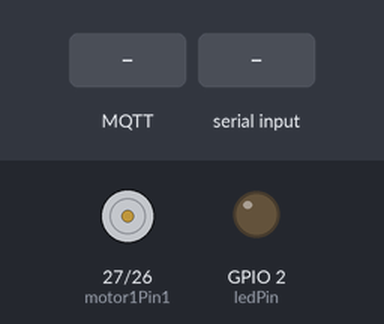
Bench run of a sketch on a simulated ESP32. Parts: motor-driver pin pairs drawn as motors (green arrow = first pin HIGH = forward, orange = second pin HIGH = backward, longer = more drive, scaled by the enable pin), output pins drawn as LEDs (lit = HIGH). The inputs (shaded band) are chosen by the test bench. WiFi joins after 1.5 s; servers stay silent unless stated; no MQTT or app messages arrive unless stated; what the sketch prints to the serial monitor is not drawn.

Above: at 2.7 s.
2.8 s: MQTT message "1" arrives on the first subscribed topic
At 4.0 s:
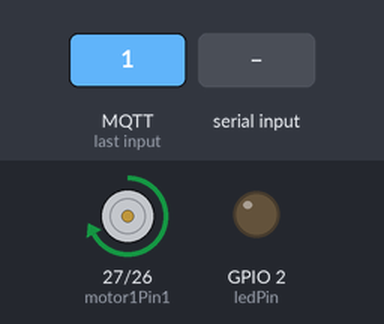
4.3 s: "1" received over Serial
At 5.4 s:
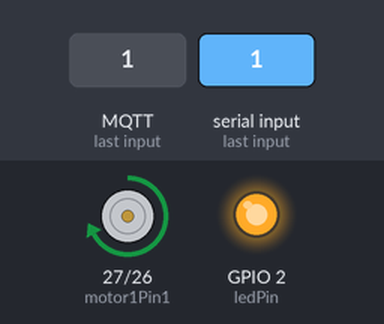
5.8 s: MQTT message "0" arrives on the first subscribed topic
At 6.5 s:
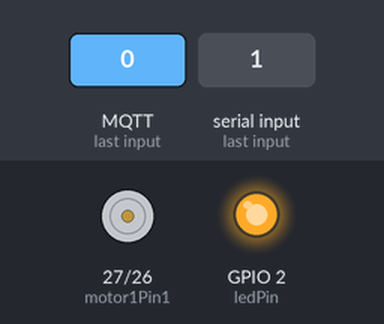
7.3 s: "0" received over Serial
At 7.6 s:
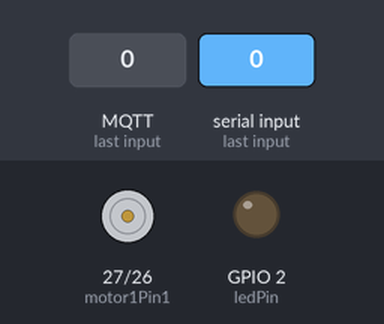
Timing chart, 0 to 9.8 s (numbered marks = the images above; inputs shaded):
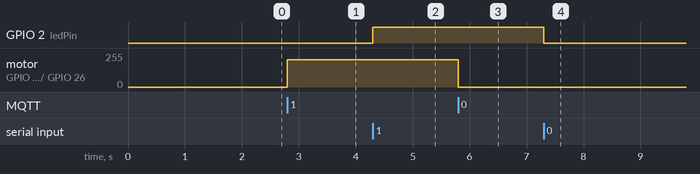

Measured:
- after the input at 2.8 s, motor on GPIO 27 (motor1Pin1) / GPIO 26 (motor1Pin2): stopped → forward 204/255 at once
- after the input at 4.3 s, GPIO 2 (ledPin): LOW → HIGH at once
- after the input at 5.8 s, motor on GPIO 27 (motor1Pin1) / GPIO 26 (motor1Pin2): forward 204/255 → stopped at once
- after the input at 7.3 s, GPIO 2 (ledPin): HIGH → LOW at once

The sketch:

IoT-iMCLab.ino
```cpp
#include <WiFi.h>
#include <PubSubClient.h>
#include <Arduino.h>

int ledPin = 2;
char myData = 0;

int motor1Pin1 = 27;
int motor1Pin2 = 26;
int enable1Pin = 12;

// Setting PWM properties
const int freq = 30000;
const int pwmChannel = 0;
const int resolution = 8;
int dutyCycle = 200;

const byte pin_rpm = 13;
int volatile rev = 0;
//int rpm = 0;

const char* ssid = "HOTSPOT@UPNJATIM.AC.ID"; // Enter your WiFi name
const char* password =  "belanegara"; // Enter WiFi password

#define mqttServer "broker.emqx.io"
#define mqttPort 1883

WiFiServer server(80);
WiFiClient espClient;
PubSubClient client(espClient);

String Topic;
String Payload;

// constants
const int baud = 115200;       // serial baud rate


void setup()
{
  pinMode(ledPin, OUTPUT);
  Serial.begin(115200);
  // sets the pins
  pinMode(motor1Pin1, OUTPUT);
  pinMode(motor1Pin2, OUTPUT);
  pinMode(enable1Pin, OUTPUT);
  pinMode(pin_rpm, INPUT_PULLUP);
  //  pinMode(pin_rpm, INPUT);
  //attachInterrupt(digitalPinToInterrupt(pin_rpm), isr, RISING);

  // configure LED PWM functionalitites
  ledcSetup(pwmChannel, freq, resolution);

  // attach the channel to the GPIO to be controlled
  ledcAttachPin(enable1Pin, pwmChannel);

  // testing
  Serial.print("Testing DC Motor...");

  // Connect to WiFi network
  Serial.println();
  Serial.println();
  Serial.print("Connecting to ");
  Serial.println(ssid);
  WiFi.begin(ssid, password);

  while (WiFi.status() != WL_CONNECTED) {
    delay(500);
    Serial.print(".");
  }
  Serial.println("");
  Serial.println("WiFi connected");

  // Connect to Server IoT (CloudMQTT)
  client.setServer(mqttServer, mqttPort);
  client.setCallback(receivedCallback);

  while (!client.connected()) {
    Serial.println("Connecting to CLoud IoT ...");

//    if (client.connect("ESP32Client", mqttUser, mqttPassword )) {
     if (client.connect("iMCLab On/Off")) {

      Serial.println("connected");
      Serial.print("Message received: ");

    } else {
      Serial.print("failed with state ");
      Serial.print(client.state());
      delay(2000);
    }
    client.subscribe("kontrolbas");
  }
}

void MotorOn()
{
  // Move DC motor forward with increasing speed
  dutyCycle = 205;
  digitalWrite(motor1Pin1, HIGH);
  digitalWrite(motor1Pin2, LOW);
  ledcWrite(pwmChannel, dutyCycle);
}

void MotorOff()
{
  dutyCycle = 0;
  digitalWrite(motor1Pin1, HIGH);
  digitalWrite(motor1Pin2, LOW);
  ledcWrite(pwmChannel, dutyCycle);
}


void receivedCallback(char* topic, byte* payload, unsigned int length) {

/* we got '1' -> MotorOn() */
  if ((char)payload[0] == '1') {
        MotorOn();
        Serial.println("Motor On");
  }

/* we got '0' -> Motoroff */
  if ((char)payload[0] == '0') {
        MotorOff();
        Serial.println("Motor Off");
  }
}

void loop()
{

client.loop();

myData = int(Serial.read());

if (myData == '1'){
  Serial.println("LED is on !!!");
  digitalWrite(ledPin, HIGH);
  MotorOn();
}
else if (myData == '0'){
  Serial.println("LED is off !!!");
  digitalWrite(ledPin, LOW);
  MotorOff();
}


}
```
